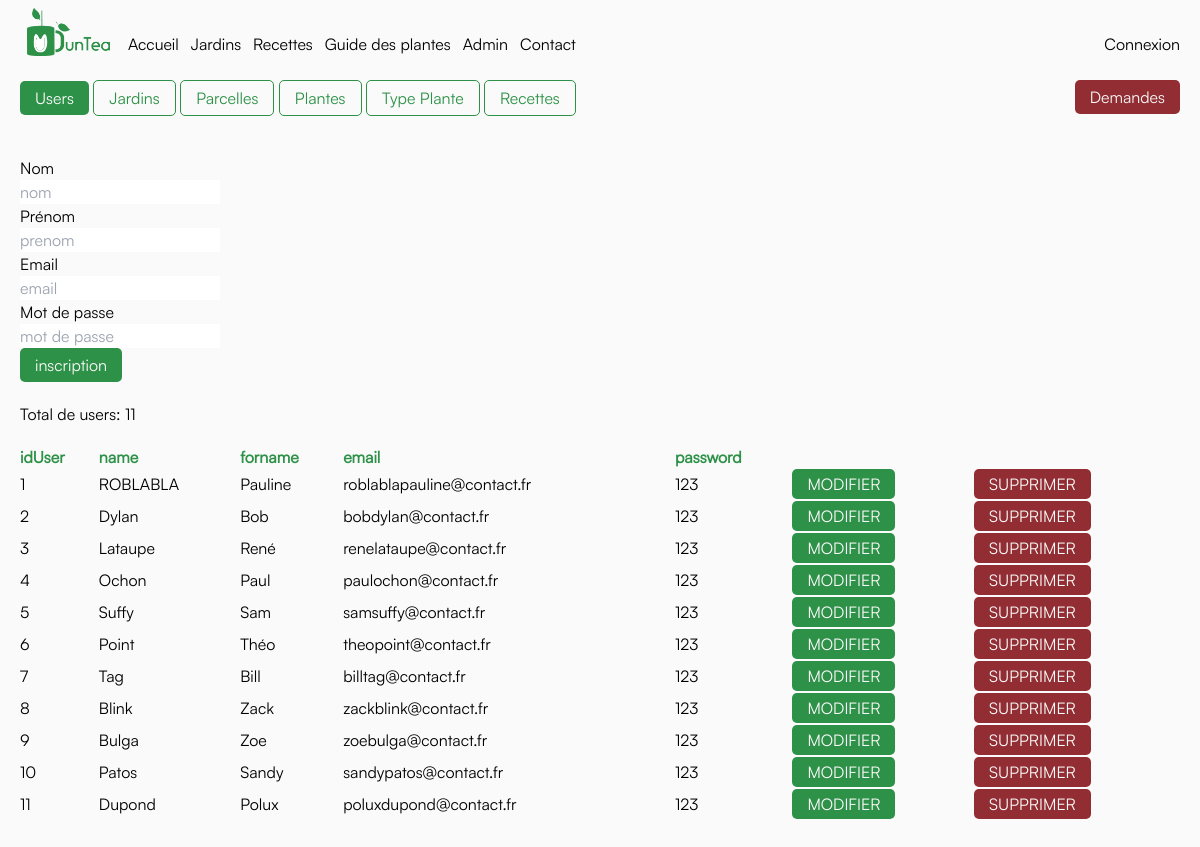
Before: /admin/admin.php with the older database file.
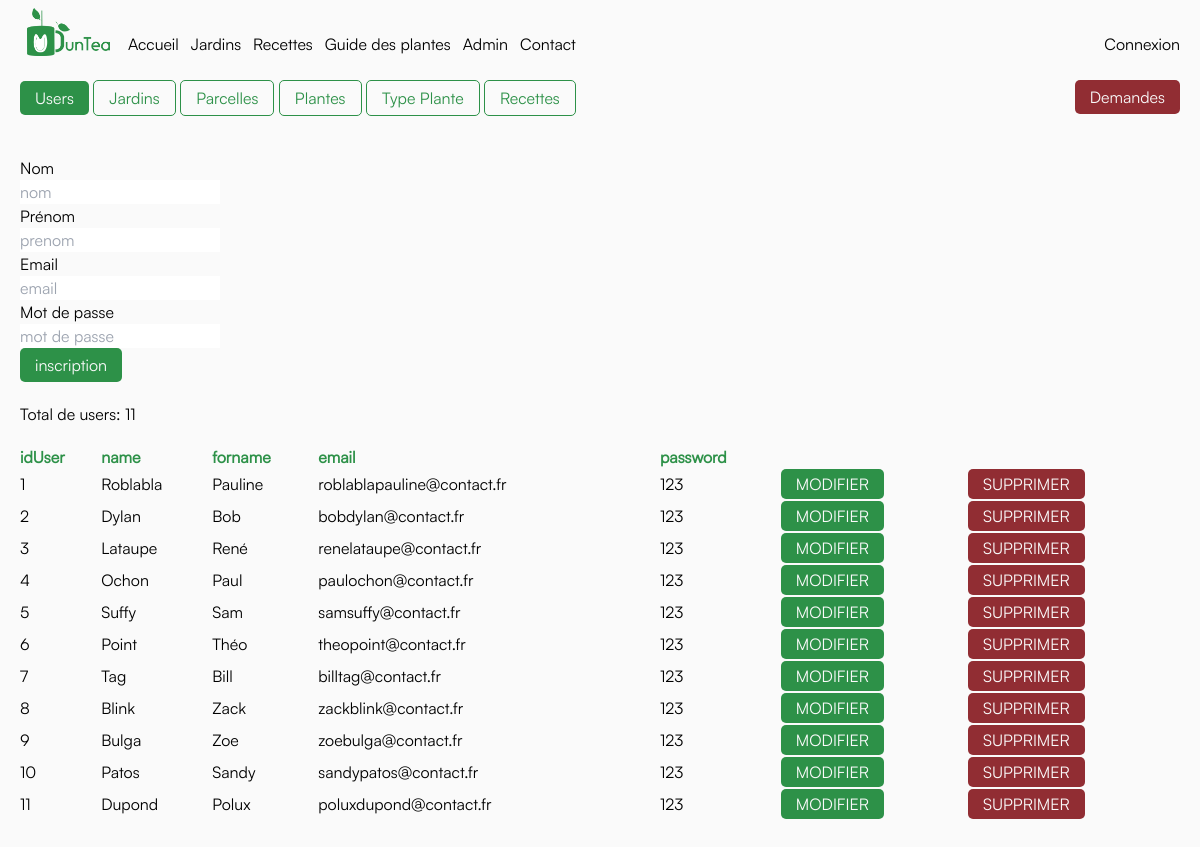
After: the same page with the newer database file.
### tables this page shows
CREATE TABLE `USER` (
  `idUser` int(11) NOT NULL,
  `name` varchar(100) NOT NULL,
  `forname` varchar(100) NOT NULL,
  `email` varchar(100) DEFAULT NULL,
  `password` varchar(100) DEFAULT NULL
);

### admin/admin.php (the view, shortened to what this page needs)
<body>
<?php
    require_once('../assets/conf/head.inc.php');
    require_once('../assets/conf/conf.inc.php');
    require_once('../assets/conf/header.inc.php');
?>
<div class="grid grid-cols-2 my-10 sm:grid-cols-4 md:grid-cols-4 lg:grid-cols-6 xl:grid-cols-8 gap-5 mx-5">
    <div class="col-start-1 col-end-9 row-start-1">
    <button class="view-button button-secondary" data-view="Users" onclick="setView('Users')">Users</button>
    <button class=" view-button button-primary" data-view="Jardins" onclick="setView('Jardins')">Jardins</button>
    <button class=" view-button button-primary" data-view="Parcelles" onclick="setView('Parcelles')">Parcelles</button>
    <button class=" view-button button-primary" data-view="Plantes" onclick="setView('Plantes')">Plantes</button>
    <button class=" view-button button-primary" data-view="Type_Plante" onclick="setView('Type_Plante')">Type Plante</button>
    <button class=" view-button button-primary" data-view="Recette" onclick="setView('Recette')">Recettes</button>
    </div>
    <div class="col-start-8 col-end-9 row-start-1 text-end">
    <button class=" view-button button-tercery" data-view="Demandes" onclick="setView('Demande')">Demandes</button>
    </div>
</div>
<div class="view Users grid grid-cols-2 my-10 sm:grid-cols-4 md:grid-cols-4 lg:grid-cols-6 xl:grid-cols-8 gap-5 mx-5">
<?php
    require_once('../admin/User/inscriptionUser.php');
    $req = $db->query("SELECT * FROM USER");
    $userReq = $db->prepare('SELECT COUNT(idUser) as userCount FROM USER');
    $userReq->execute();
    $userCount = $userReq->fetchColumn();
    echo '<span class="row-start-2">Total de users: ' . htmlspecialchars($userCount) . '</span>';
    echo '<table class="col-start-1 col-end-9 w-full">';
    echo '<tr class="text-main">';
    echo '<th class="text-start">idUser</th>';
    echo '<th class="text-start">name</th>';
    echo '<th class="text-start">forname</th>';
    echo '<th class="text-start">email</th>';
    echo '<th class="text-start">password</th>';
    echo '</tr>';
    while($rep = $req->fetch()) {
        echo '<tr class="h-8">';
        echo '<td class="">'.$rep['idUser'].'</td>';
        echo '<td class="">'.$rep['name'].'</td>';
        echo '<td class="">'.$rep['forname'].'</td>';
        echo '<td class="">'.$rep['email'].'</td>';
        echo '<td class="">'.$rep['password'].'</td>';
        echo '<td class=""><a class="button-primary" href="/admin/User/modificationUser.php?num='. $rep['idUser'] . '">MODIFIER</a></td>';
        echo '<td class=""><a class="button-tercery" href="/admin/User/deleteUser.php?num='. $rep['idUser'] . '">SUPPRIMER</a></td>';
        echo '</tr>';
    }
    echo '</table>';
?>
</div>
</body>

### assets/conf/head.inc.php (shortened to what this page needs)
<head>
    <script src="https://cdn.tailwindcss.com"></script>
        <link rel="stylesheet" href="/assets/css/style.css">
</head>

### assets/conf/header.inc.php
<header class="fixed top-0 h-fit py-2 bg-bg w-full z-10">
        <?php
        require_once('menu.inc.php');
        ?>
</header>

### assets/conf/menu.inc.php (shortened to what this page needs)
<nav class="grid grid-cols-6 lg:grid-cols-8 gap-x-5 mx-5">
    <div class=" flex gap-3 items-end col-start-1 col-end-5 justify-start">
        <div class="img_menu w-24 h-12"></div>
        <a href="/index.php">Accueil</a>
        <a href="/Jardin/jardinList.php">Jardins</a>
        <a href="/Recette/recetteList.php">Recettes</a>
        <a href="/Plante/planteList.php">Guide des plantes</a>
        <a href="/admin/admin.php">Admin</a>
        <a href="/User/contact.php">Contact</a>
    </div>
        <div class="flex gap-3 items-end col-start-5 col-end-9 justify-end">
        <div class="desktop_menu">
        <?php
        if (isset($_SESSION['nom']) && isset($_SESSION['prenom']) && isset($_SESSION['id'])): ?>
            <span>
                <?php echo htmlspecialchars($_SESSION['nom']) . ' ' . htmlspecialchars($_SESSION['prenom']); ?>
            </span>
            <a href="/User/deconnexion.php">Déconnexion</a>
            <a href="/User/profil.php">Profil</a>
        <?php else: ?>
            <a href="/User/userConnexion.php">Connexion</a>
        <?php endif; ?>
        </div>
    </div>
</nav>

### admin/User/inscriptionUser.php
<?php
echo '<form action="/admin/User/validationInscriptionUser.php" method="post">';
echo '<div class="flex flex-col w-max">
        <label for="name">Nom</label>
        <input type="text" name="name" placeholder="nom">
      </div>';
echo '<div class="flex flex-col w-max">
        <label for="forname">Prénom</label>
        <input type="text" name="forname" placeholder="prenom">
      </div>';
echo '<div class="flex flex-col w-max">
        <label for="email">Email</label>
        <input type="text" name="email" placeholder="email">
      </div>';
echo '<div class="flex flex-col w-max">
        <label for="password">Mot de passe</label>
        <input type="password" name="password" placeholder="mot de passe">
      </div>';
echo '<div class="flex flex-col w-max button-primary pointer">
        <input type="submit" value="inscription">
      </div>';
echo '</form>';
?>

### assets/css/style.css (style rules this page uses)
* { box-sizing: border-box; padding: 0; margin: 0; }
body { padding-top: 5svh; background-color: #FAFAFA; font-family: 'Satoshi-Regular'; }
.button-primary { background-color: #2D9148; color: #FAFAFA; padding: 5px 15px; border: 1px transparent; border-radius: 5px; cursor: pointer; }
.button-secondary { background-color: #FAFAFA; color: #2D9148; padding: 5px 15px; border: 1px solid #2D9148; border-radius: 5px; cursor: pointer; }
.button-tercery { background-color: #912D33; color: #FAFAFA; padding: 5px 15px; border: 1px transparent; border-radius: 5px; cursor: pointer; }
.desktop_menu { display: none; }
.img_menu { background: url('../../assets/img/logo2.png') no-repeat center; background-size: contain; }
@media (min-width: 768px) { .desktop_menu { display: flex; align-items: center; gap: 20px; } }
@media (min-width: 768px) { .img_menu { background: url('../../assets/img/logo.png') no-repeat center; background-size: contain; } }

Changed rows visible on the page:
changed user "Pauline": name "ROBLABLA" → "Roblabla"
